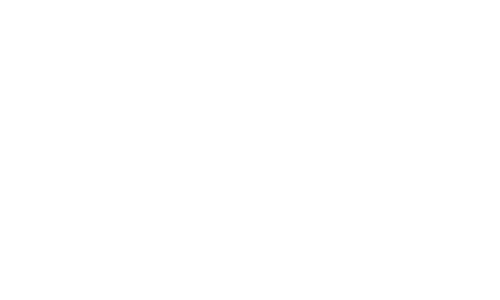
Frame 1 (no input)
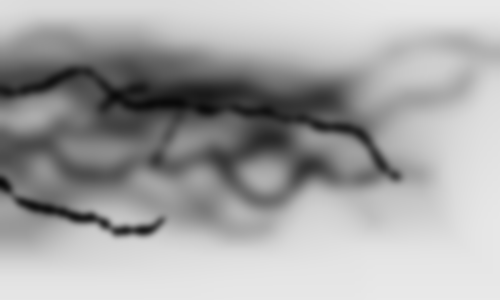
Frame 60 (the mouse pressed at the canvas centre just before this capture)
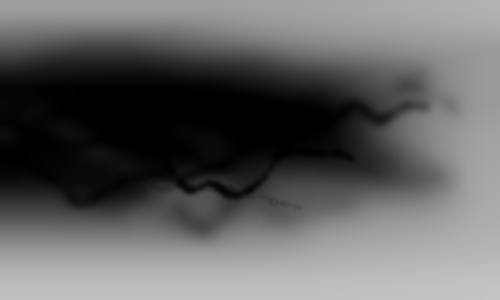
Frame 120 (the mouse held since frame 60 and released just before this capture)

The Processing sketch that drew these frames (run headless with seeded random() and noise(); from frame 60 on, the mouse is pressed at the canvas centre):

// Processing sketch: processing_36633
// ── processing_36633.pde





/**
 *thanks to the Noise1D exemple. 
 
 */

float xoff = 0.0;
float xincrement = 0.005; 
float n=0;
float taille=0;



void setup() {
 size(500, 300);


  background(255);

  smooth();
}

void draw()
{

  filter(BLUR,2);
 




stroke(0,random(0,255));
 
  taille=random(0,width);

 
  beginShape(LINES);
  
  for (int i= int(random(-(width*0.5),width*1.5)) ; i<taille; i++) {  
 strokeWeight(random(1, 10));
    // Get a noise value based on xoff and scale it according to the window's height
    n = noise(xoff)*(height);
    // With each cycle, increment xoff
    xoff += xincrement;

    vertex(i, n);
  }

  endShape();

}
